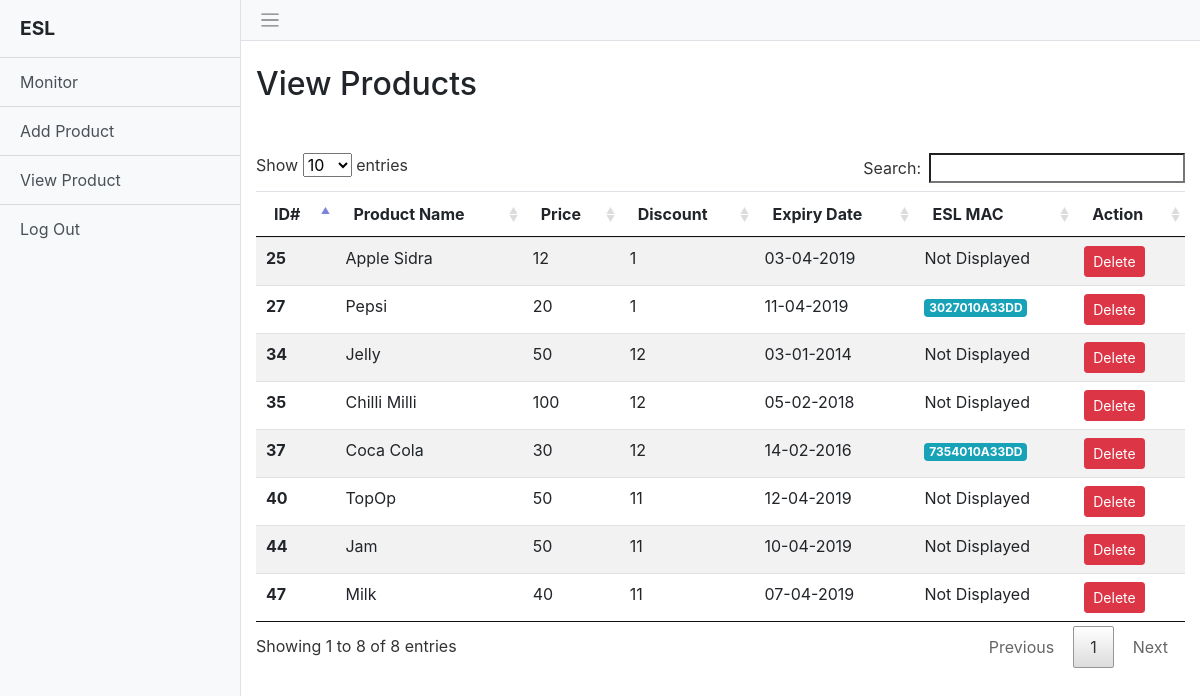
The page /view_product.php on the database its author committed.
### tables this page shows
CREATE TABLE `add_product` (
  `id` int(11) NOT NULL AUTO_INCREMENT,
  `name` varchar(55) NOT NULL,
  `price` varchar(55) NOT NULL,
  `discount` varchar(55) NOT NULL,
  `expiry_date` varchar(55) NOT NULL,
  `esl_mac` varchar(55) NOT NULL,
  PRIMARY KEY (`id`)
);

### function.php (called while the page is built, shortened)
<?php
  function get($tableName,$byArray = null)
  {
      global $conn;
      if ($byArray == null) {
          $query = sprintf('select * from %s',$tableName);
           $stmt = $conn->query( $query );
           $rowsCount = $stmt->rowcount();
           $stmt->setFetchMode(PDO::FETCH_ASSOC);
           if ($rowsCount > 0) {
               $data = [];
               foreach ($stmt as $key) {
                   $data[] = $key;
               }
               return $data;
           }
           else{
               return false;
           }
      }
  }
 ?>

### view_product.php (the view, shortened to what this page needs)
<?php
	require_once('dbconfig.php');
	require_once('function.php');
	$tableName = 'add_product';
	$getData = get($tableName);
?>
<!DOCTYPE html>
<html>
<?php
  include "header.php";
 ?>
<body>
	<div class="d-flex" id="wrapper">
    <?php
      include "sidebar.php";
     ?>
    <div id="page-content-wrapper">
		<nav class="navbar navbar-expand-lg navbar-light bg-light border-bottom">
			<button class="navbar-toggler-icon btn btn-default" id="menu-toggle"></button>
		</nav>
		<div class="container-fluid">
	        <h2 class="mt-4">View Products</h2>
	        <div class="">
		  		<div id="message" class="alert mb-10"></div>
		  	</div>
	        <div class="mt-2">
		       	<table class="table table-striped table-responsive-lg" id="myTable">
				  	<thead>
					    <tr>
					      <th scope="col">ID#</th>
					      <th scope="col">Product Name</th>
					      <th scope="col">Price</th>
					      <th scope="col">Discount</th>
					      <th scope="col">Expiry Date</th>
					      <th scope="col">ESL MAC</th>
					      <th scope="col">Action</th>
					    </tr>
				  	</thead>
				  	<tbody>
				  		<?php
				  			foreach ($getData as $key => $value) {
				  		 ?>
					    <tr id="<?= $value['id']?>">
					      <th scope="row"><?=$value['id']?></th>
					      <td><?=$value['name']?></td>
					      <td><?=$value['price']?></td>
					      <td><?=$value['discount']?></td>
					      <td><?= !empty($value['expiry_date']) && $value['expiry_date'] !='0' ? date('d-m-Y',$value['expiry_date']) :'' ?></td>
					      <td>
					      	<?= !empty($value['esl_mac']) ? '<span class="badge badge-info">'.$value['esl_mac'].'</span>' : "Not Displayed"?> </td>
					      <td>
					      <a class="delete-item btn btn-sm btn-danger" href="#" data-id="<?= $value['id'] ?>"><i class="la la-trash-o"></i> Delete</a></td>
					    </tr>
					    <?php
					    	}
					     ?>
				  	</tbody>
				</table>
	        </div>
		</div>
    </div>
  </div>
</body>
</html>

### header.php (shortened to what this page needs)
<head>
  <link href="vendor/bootstrap/css/bootstrap.min.css" rel="stylesheet">
  <link href="css/simple-sidebar.css" rel="stylesheet">
  <link href="css/style.css" rel="stylesheet">
  <link href="css/jquery.dataTables.min.css" rel="stylesheet">
</head>

### sidebar.php
<div class="bg-light border-right" id="sidebar-wrapper">
      <div class="sidebar-heading"><b>ESL</b></div>
      <div class="list-group list-group-flush">
        <a href="index.php" class="list-group-item list-group-item-action bg-light">Monitor</a>
        <a href="add_product.php" class="list-group-item list-group-item-action bg-light">Add Product</a>
        <a href="view_product.php" class="list-group-item list-group-item-action bg-light">View Product</a>
        <a href="login.php" class="list-group-item list-group-item-action bg-light">Log Out</a>
      </div>
    </div>

### css/simple-sidebar.css (style rules this page uses)
body { overflow-x: hidden; }
#sidebar-wrapper { min-height: 100vh; margin-left: -15rem; -webkit-transition: margin .25s ease-out; -moz-transition: margin .25s ease-out; -o-transition: margin .25s ease-out; transition: margin .25s ease-out; }
#sidebar-wrapper .sidebar-heading { padding: 0.875rem 1.25rem; font-size: 1.2rem; }
#sidebar-wrapper .list-group { width: 15rem; }
#page-content-wrapper { min-width: 100vw; }
@media (min-width: 768px) { #sidebar-wrapper { margin-left: 0; } }
@media (min-width: 768px) { #page-content-wrapper { min-width: 0; width: 100%; } }

### rows shown on the page
add_product: id "25", name "Apple Sidra", price "12", discount "1", expiry_date "03-04-2019", esl_mac "Not Displayed"
add_product: id "27", name "Pepsi", price "20", discount "1", expiry_date "11-04-2019", esl_mac "3027010A33DD"
add_product: id "34", name "Jelly", price "50", discount "12", expiry_date "03-01-2014", esl_mac "Not Displayed"
add_product: id "35", name "Chilli Milli", price "100", discount "12", expiry_date "05-02-2018", esl_mac "Not Displayed"
add_product: id "37", name "Coca Cola", price "30", discount "12", expiry_date "14-02-2016", esl_mac "7354010A33DD"
add_product: id "40", name "TopOp", price "50", discount "11", expiry_date "12-04-2019", esl_mac "Not Displayed"
add_product: id "44", name "Jam", price "50", discount "11", expiry_date "10-04-2019", esl_mac "Not Displayed"
add_product: id "47", name "Milk", price "40", discount "11", expiry_date "07-04-2019", esl_mac "Not Displayed"
